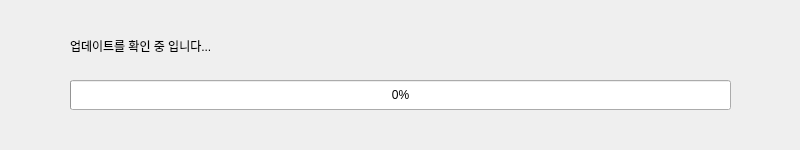
<?xml version="1.0" encoding="UTF-8"?>
<ui version="4.0">
 <class>UpdateWindow</class>
 <widget class="QMainWindow" name="UpdateWindow">
  <property name="geometry">
   <rect>
    <x>0</x>
    <y>0</y>
    <width>800</width>
    <height>150</height>
   </rect>
  </property>
  <property name="cursor">
   <cursorShape>BusyCursor</cursorShape>
  </property>
  <property name="windowTitle">
   <string>UpdateWindow</string>
  </property>
  <widget class="QWidget" name="centralwidget">
   <widget class="QProgressBar" name="progressBar">
    <property name="geometry">
     <rect>
      <x>70</x>
      <y>80</y>
      <width>661</width>
      <height>30</height>
     </rect>
    </property>
    <property name="value">
     <number>0</number>
    </property>
   </widget>
   <widget class="QLabel" name="label">
    <property name="geometry">
     <rect>
      <x>70</x>
      <y>30</y>
      <width>661</width>
      <height>31</height>
     </rect>
    </property>
    <property name="text">
     <string>업데이트를 확인 중 입니다...</string>
    </property>
   </widget>
  </widget>
 </widget>
 <resources/>
 <connections/>
</ui>
